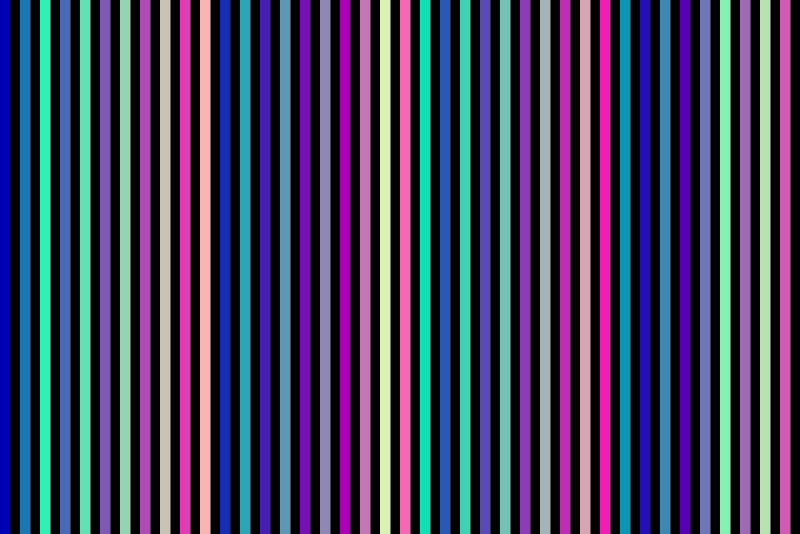
#> input picture tools/fixtures/test_photo.jpg, 1600 x 1067 px (shown at 1/2 size)
$ python apply_luts.py fixtures/test_photo.jpg fixtures out
#> lines starting #> are read from the running program, lines starting #| are printed output that depends on the picture
#!/usr/bin/env python3
"""Apply a set of .cube film LUTs to one photo and build comparison sheets.

Usage:
    python3 -I tools/apply_luts.py PHOTO LUT_ROOT OUT_DIR [--long-edge 1600]

Only colour is applied here (the 3D LUT). Grain, halation and vignette are
added later by the app's Metal pipeline and are not part of this preview.
"""
import argparse
import sys
from pathlib import Path

import numpy as np
from PIL import Image, ImageDraw, ImageFont, ImageOps

# (sheet title, [(label, path relative to LUT_ROOT)])
GROUPS = [
    ("1 Color negative", [
        ("Kodak Ektar 100", "negative_color/kodak_ektar_100.cube"),
        ("Kodak Portra 160", "negative_new/kodak_portra_160.cube"),
        ("Kodak Portra 400", "negative_new/kodak_portra_400.cube"),
        ("Kodak Portra 800", "negative_new/kodak_portra_800.cube"),
        ("Kodak Portra 160 VC", "negative_color/kodak_portra_160_vc.cube"),
        ("Fuji Pro 400H", "negative_new/fuji_400h.cube"),
        ("Fuji Pro 160C", "negative_new/fuji_160c.cube"),
        ("Fuji Superia 200", "negative_color/fuji_superia_200.cube"),
        ("Fuji Superia 400", "negative_old/fuji_superia_400.cube"),
        ("Fuji Reala 100", "negative_color/fuji_superia_reala_100.cube"),
        ("Agfa Vista 200", "negative_color/agfa_vista_200.cube"),
    ]),
    ("2 Slide film", [
        ("Fuji Velvia 50", "colorslide/fuji_velvia_50.cube"),
        ("Fuji Provia 100F", "colorslide/fuji_provia_100f.cube"),
        ("Kodak Kodachrome 64", "colorslide/kodak_kodachrome_64.cube"),
        ("Kodak Ektachrome 100 VS", "colorslide/kodak_ektachrome_100_vs.cube"),
        ("Agfa Precisa 100", "colorslide/agfa_precisa_100.cube"),
    ]),
    ("3 BW and instant", [
        ("Kodak Tri-X 400", "negative_new/kodak_tri-x_400.cube"),
        ("Ilford HP5", "negative_new/ilford_hp_5.cube"),
        ("Polaroid 669", "colorslide/polaroid_669.cube"),
    ]),
    ("4 Fuji digital sims", [
        ("Classic Chrome", "fujixtransiii/fuji_xtrans_iii_classic_chrome.cube"),
        ("Pro Neg Hi", "fujixtransiii/fuji_xtrans_iii_pro_neg_hi.cube"),
        ("Astia", "fujixtransiii/fuji_xtrans_iii_astia.cube"),
        ("Acros", "fujixtransiii/fuji_xtrans_iii_acros.cube"),
    ]),
]


# [49 lines left out: functions load_cube, apply_lut, not called in this run]


def font(size):
    for p in ("/System/Library/Fonts/Helvetica.ttc", "/System/Library/Fonts/SFNS.ttf"):
        try:
            return ImageFont.truetype(p, size)
        except OSError:
            pass
    return ImageFont.load_default()


def sheet(title, tiles, out_path, cols=2, pad=16, label_h=44):
    w, h = tiles[0][1].size
    rows = -(-len(tiles) // cols)
    head = 70
    W = cols * w + (cols + 1) * pad
    H = head + rows * (h + label_h + pad) + pad
    canvas = Image.new("RGB", (W, H), (18, 18, 18))
    d = ImageDraw.Draw(canvas)
    d.text((pad, 18), title, fill=(240, 240, 240), font=font(34))
    for i, (label, im) in enumerate(tiles):
        x = pad + (i % cols) * (w + pad)
        y = head + (i // cols) * (h + label_h + pad)
        canvas.paste(im, (x, y))
        d.text((x + 2, y + h + 8), label, fill=(230, 230, 230), font=font(26))
    canvas.save(out_path, quality=90)


def main():
    ap = argparse.ArgumentParser()
    ap.add_argument("photo")
    ap.add_argument("lut_root")
    ap.add_argument("out_dir")
    ap.add_argument("--long-edge", type=int, default=1600)
    ap.add_argument("--tile-edge", type=int, default=700)
    a = ap.parse_args()

    lut_root = Path(a.lut_root)
    out = Path(a.out_dir)
    (out / "single").mkdir(parents=True, exist_ok=True)

    src = ImageOps.exif_transpose(Image.open(a.photo)).convert("RGB")
#> src is the input picture: PIL image 1600x1067 RGB; mean R, G, B 65.9, 64.3, 94.9
    src.thumbnail((a.long_edge, a.long_edge), Image.LANCZOS)
    arr = np.asarray(src, dtype=np.float32) / 255.0

    def tile(im):
        t = im.copy()
        t.thumbnail((a.tile_edge, a.tile_edge), Image.LANCZOS)
        return t

    src.save(out / "single" / "00_original.jpg", quality=92)
    made = []
    for title, items in GROUPS:
        tiles = [("Original", tile(src))]
        for label, rel in items:
            p = lut_root / rel
            if not p.exists():
                print(f"missing: {rel}", file=sys.stderr)
                continue
            res = Image.fromarray((apply_lut(arr, load_cube(p)) * 255 + 0.5).astype(np.uint8))
            name = label.lower().replace(" ", "_")
            res.save(out / "single" / f"{name}.jpg", quality=92)
            tiles.append((label, tile(res)))
        dest = out / f"sheet_{title.split()[0]}_{'_'.join(title.split()[1:]).lower()}.jpg"
        sheet(title, tiles, dest)
        made.append(dest)
#> this loop made 4 passes
#> pass 1, in sheet, `canvas.save(out_path, quality=90)`:
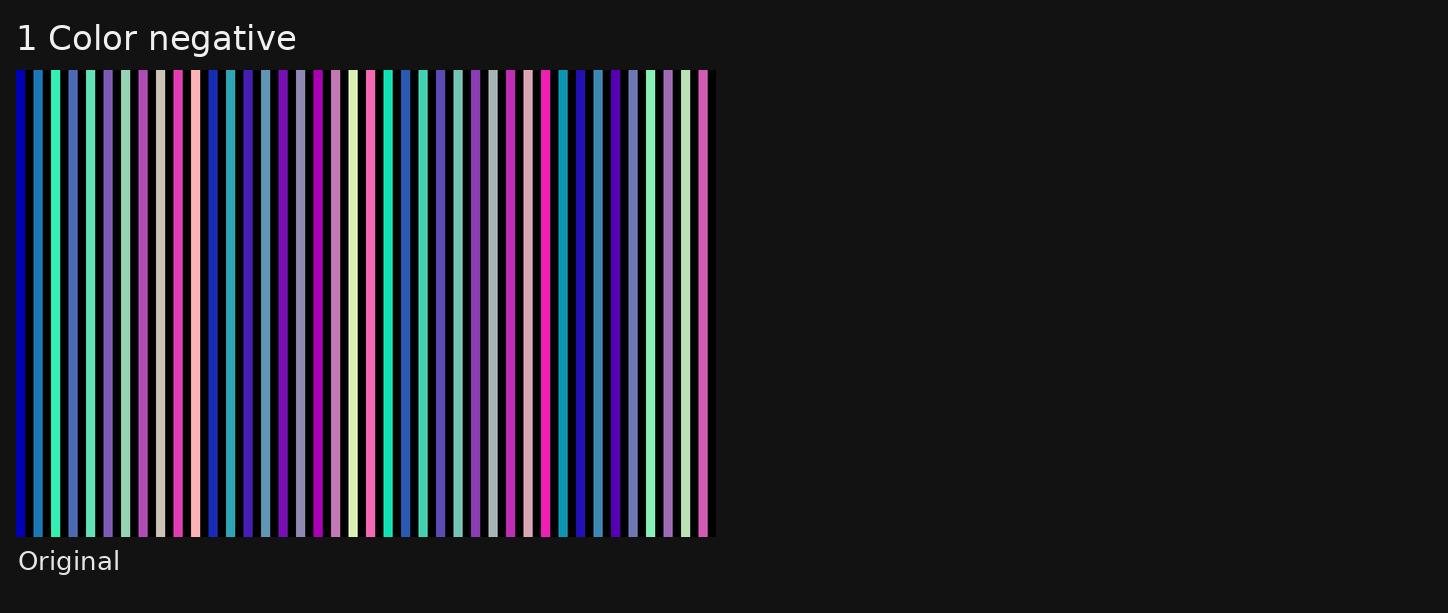
#> saved as sheet_1_color_negative.jpg: PIL image 1448x613 RGB; mean R, G, B 36.5, 35.9, 47.2
#> pass 2, in sheet (call 2), `canvas.save(out_path, quality=90)`:
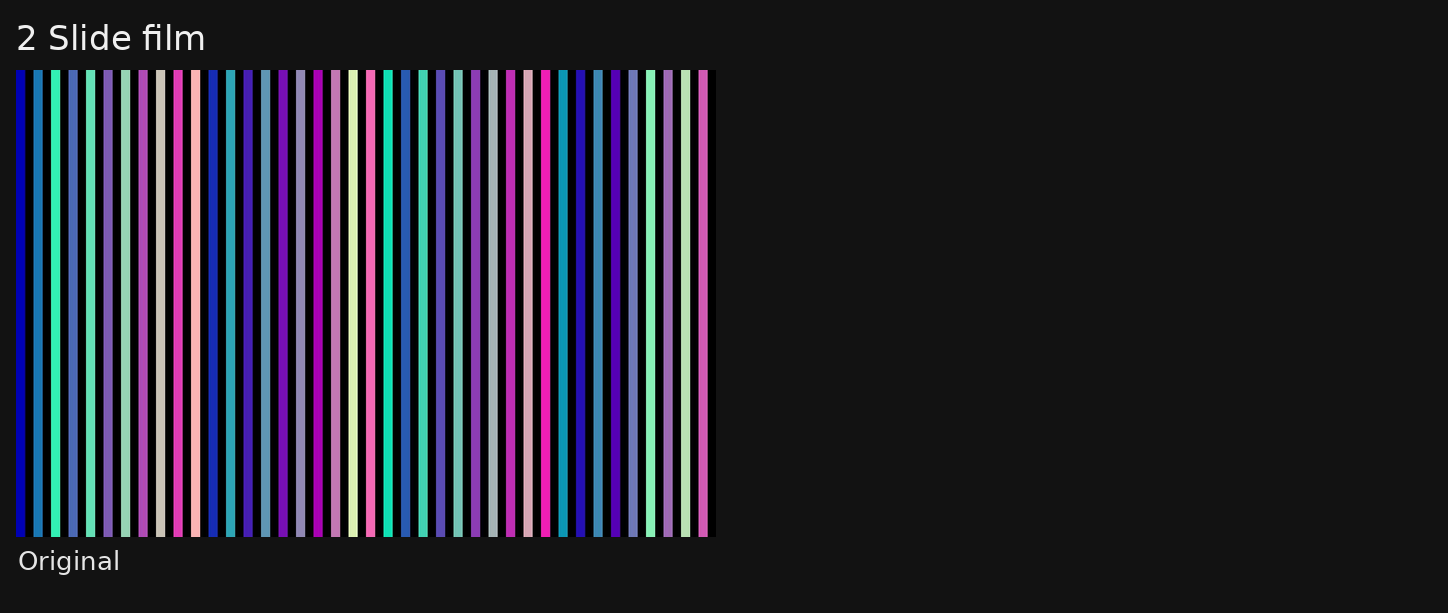
#> saved as sheet_2_slide_film.jpg: PIL image 1448x613 RGB; mean R, G, B 36.3, 35.7, 47
#> after the loop, made = 4 items
    for m in made:
        print(m)


if __name__ == "__main__":
    main()
